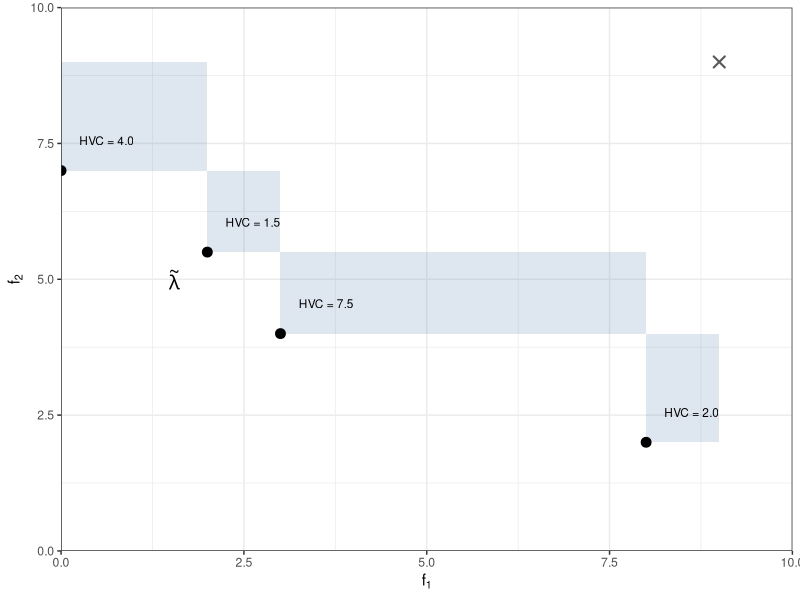

Source code (R):
# Used in: slides/11-multicrit/slides-multicrit-2-evolutionary.tex
#
# Illustrates the exclusive hypervolume contribution of each point in a small
# two-objective Pareto set with respect to a fixed reference point.

library(data.table)
library(ggplot2)

set.seed(1L)

output_dir = "../figure"
reference_point = c(f1 = 9, f2 = 9)

theme_set(theme_bw(base_size = 11))

pareto_points = data.table(
  f1 = c(0, 2, 3, 8),
  f2 = c(7, 5.5, 4, 2)
)
setorder(pareto_points, f1)

pareto_points[, f1_max := shift(f1, type = "lead", fill = reference_point["f1"])]
pareto_points[, f2_max := shift(f2, type = "lag", fill = reference_point["f2"])]
pareto_points[, hvc := (f1_max - f1) * (f2_max - f2)]
pareto_points[, hvc_label := sprintf("HVC = %.1f", hvc)]
pareto_points[, label_x := fifelse(f1 > 7, f1 + 1.0, f1 + 0.25)]
pareto_points[, label_y := f2 + 0.55]
pareto_points[, label_hjust := fifelse(f1 > 7, 1, 0)]

least_contributing_point = pareto_points[which.min(hvc)]

hypervolume_plot = ggplot(pareto_points, aes(x = f1, y = f2)) +
  geom_rect(aes(xmin = f1, xmax = f1_max, ymin = f2, ymax = f2_max), fill = "#4C78A8", alpha = 0.18) +
  geom_point(size = 3) +
  geom_point(
    data = data.table(f1 = reference_point["f1"], f2 = reference_point["f2"]),
    shape = 4,
    size = 3,
    stroke = 1.1,
    color = "grey35"
  ) +
  geom_text(aes(x = label_x, y = label_y, label = hvc_label, hjust = label_hjust), size = 3) +
  annotate(
    "text",
    x = least_contributing_point$f1 - 0.45,
    y = least_contributing_point$f2 - 0.5,
    size = 5,
    parse = TRUE,
    label = as.character(expression(tilde(lambda)))
  ) +
  coord_cartesian(xlim = c(0, 10), ylim = c(0, 10), expand = FALSE) +
  labs(x = expression(f[1]), y = expression(f[2]))

if (interactive()) {
  print(hypervolume_plot)
}

ggsave(file.path(output_dir, "hv_contrib.png"), hypervolume_plot, width = 3, height = 3, dpi = 300)
